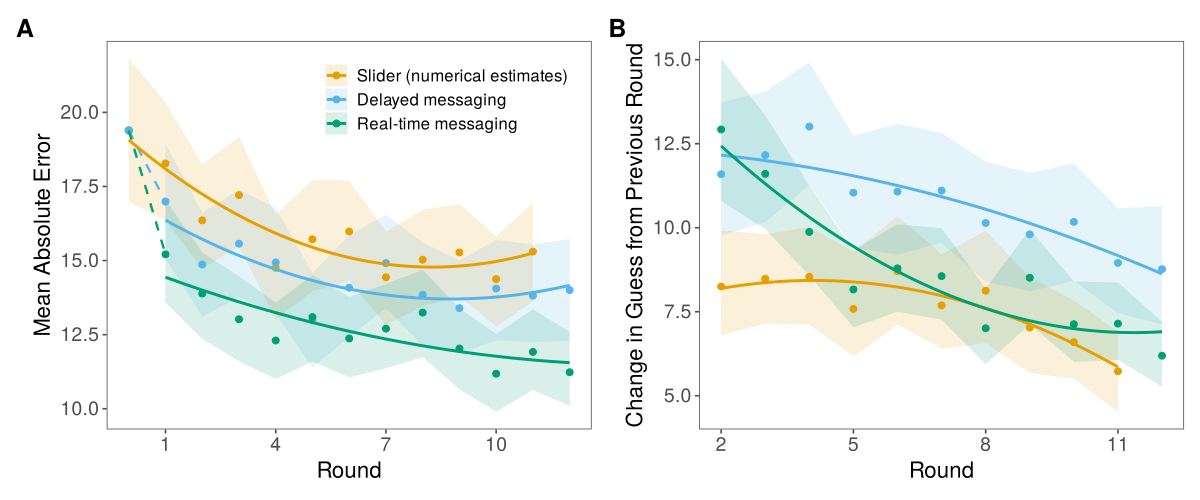

Write the R code that produced this figure.
# Figure 2 (Experiment 1 results): (A) mean absolute error by round, (B) change in
# estimate from the previous round, by condition, with the revised condition labels.
# Construction follows the original Experiment 1 notebook (Analysis 2 panel A,
# Analysis 5 panel B). Input: data/derived/exp1_clean_data.csv.
# Output: figures/fig2_exp1_results.pdf. Run from figures/.

source("../lib/common.R")
suppressPackageStartupMessages({ library(ggthemes); library(patchwork) })
suppressPackageStartupMessages(library(tidyboot))
set.seed(2026)

d.guesses <- read_csv(EXP1_CLEAN, show_col_types = FALSE) %>%
  mutate(condition = factor(condition, levels = condition_breaks)) %>%
  arrange(playerID, idx)

d.shifted <- d.guesses %>%
  mutate(idx_shifted = if_else(condition == "slider", idx - 1, idx))

# ---- Panel A: error over rounds (slider round 1 = pre-social baseline, shown at round 0) ----
slider_data <- d.guesses %>%
  filter(condition == "slider") %>%
  mutate(idx = idx - 1) %>%
  group_by(condition, idx) %>%
  tidyboot_mean(error, na.rm = TRUE)

slider_baseline <- slider_data %>%
  filter(idx == 0) %>%
  ungroup() %>%
  summarise(empirical_stat = mean(empirical_stat),
            ci_lower = mean(ci_lower),
            ci_upper = mean(ci_upper)) %>%
  mutate(idx = 0)

other_conditions_round0 <- tibble(
  condition = factor(c("interactive", "unidirectional"), levels = condition_breaks),
  idx = 0,
  empirical_stat = slider_baseline$empirical_stat,
  ci_lower = slider_baseline$ci_lower,
  ci_upper = slider_baseline$ci_upper
)

other_conditions_actual <- d.guesses %>%
  filter(condition != "slider") %>%
  group_by(condition, idx) %>%
  tidyboot_mean(error, na.rm = TRUE)

error_with_baseline <- bind_rows(slider_data, other_conditions_round0, other_conditions_actual) %>%
  mutate(condition = factor(condition, levels = condition_breaks),
         show_ribbon = (condition == "slider") | (idx > 0),
         show_smooth = (condition == "slider") | (idx > 0))

color_scale <- scale_color_manual(name = NULL, values = condition_colors, labels = condition_labels,
                                  breaks = condition_breaks, drop = FALSE)
fill_scale  <- scale_fill_manual(name = NULL, values = condition_colors, labels = condition_labels,
                                 breaks = condition_breaks, drop = FALSE)

p_error <- ggplot(error_with_baseline, aes(x = idx, y = empirical_stat, color = condition, fill = condition)) +
  geom_ribbon(data = filter(error_with_baseline, show_ribbon),
              aes(ymin = ci_lower, ymax = ci_upper), alpha = 0.15, color = NA) +
  geom_point(size = 2) +
  geom_line(data = filter(error_with_baseline, idx <= 1, condition != "slider"),
            linetype = "dashed", linewidth = 0.8) +
  geom_smooth(data = filter(error_with_baseline, show_smooth),
              method = "lm", formula = y ~ poly(x, 2), se = FALSE, linewidth = 1) +
  color_scale + fill_scale +
  scale_x_continuous(breaks = c(1, 4, 7, 10)) +
  labs(x = "Round", y = "Mean Absolute Error", tag = "A") +
  theme_few(base_size = 12) +
  theme(
    legend.position = c(0.70, 0.86),
    legend.title = element_blank(),
    legend.text = element_text(size = 12),
    legend.background = element_rect(fill = "white", color = NA),
    plot.tag = element_text(face = "bold", size = 18),
    axis.title = element_text(size = 16),
    axis.text = element_text(size = 14)
  )

# ---- Panel B: change in estimate from the previous round ----
d.stabilization <- d.shifted %>%
  filter(idx_shifted >= 1) %>%
  arrange(playerID, idx_shifted) %>%
  group_by(playerID) %>%
  mutate(abs_change = abs(guess - lag(guess))) %>%
  ungroup() %>%
  filter(!is.na(abs_change))

p_stability <- d.stabilization %>%
  group_by(condition, idx_shifted) %>%
  tidyboot_mean(abs_change, na.rm = TRUE) %>%
  ggplot(aes(x = idx_shifted, y = empirical_stat, color = condition, fill = condition)) +
  geom_ribbon(aes(ymin = ci_lower, ymax = ci_upper), alpha = 0.15, color = NA) +
  geom_point(size = 2) +
  geom_smooth(method = "lm", formula = y ~ poly(x, 2), se = FALSE, linewidth = 1) +
  color_scale + fill_scale +
  scale_x_continuous(breaks = c(2, 5, 8, 11)) +
  labs(x = "Round", y = "Change in Guess from Previous Round", tag = "B") +
  theme_few(base_size = 12) +
  theme(
    legend.position = "none",
    plot.tag = element_text(face = "bold", size = 18),
    axis.title = element_text(size = 16),
    axis.text = element_text(size = 14)
  )

save_fig(p_error + p_stability, "fig2_exp1_results", width = 12, height = 5)
